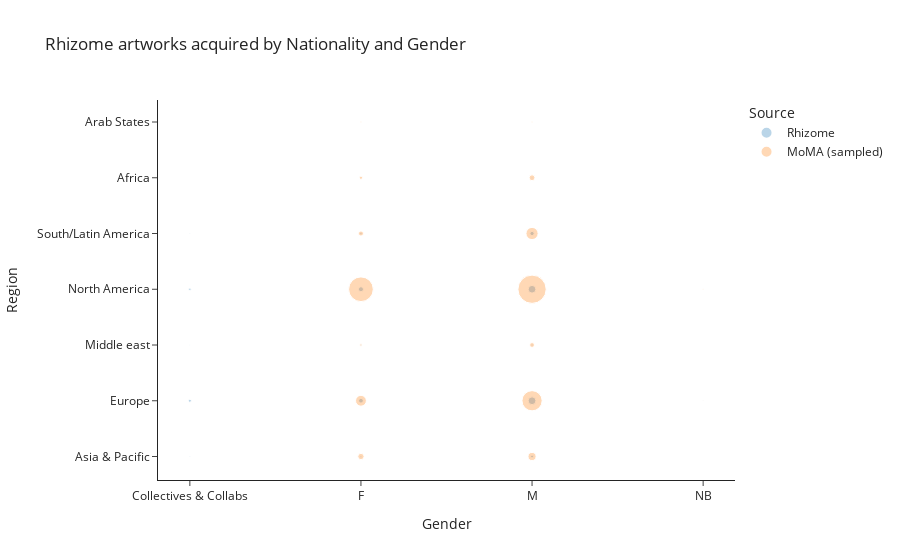

Notebook code for this chart:
### Code cell
fig43 = px.scatter(test,
                 y="Region", x="Gender", size="Counts", color="Source",
                 opacity = 0.3,
                 title="Rhizome artworks acquired by Nationality and Gender")
fig43.update_xaxes()
fig43.update_yaxes(matches=None)
fig43.update_layout()
fig43.show()

### Figure 1 — Plotly figure (JSON) as saved in the notebook; plotly's stock layout.template omitted (floating-point values rounded to 4 significant figures)
{"data": [{"hovertemplate": "Source=Rhizome<br>Gender=%{x}<br>Region=%{y}<br>Counts=%{marker.size}<extra></extra>", "legendgroup": "Rhizome", "marker": {"color": "#1F77B4", "opacity": 0.3, "size": [80, 680, 30, 450, 50, 210, 1610, 70, 1820, 310, 130, 560, 4340, 250, 4230, 1310, 20], "sizemode": "area", "sizeref": 142.8, "symbol": "circle"}, "mode": "markers", "name": "Rhizome", "orientation": "v", "showlegend": true, "type": "scatter", "x": ["Collectives & Collabs", "Collectives & Collabs", "Collectives & Collabs", "Collectives & Collabs", "Collectives & Collabs", "F", "F", "F", "F", "F", "M", "M", "M", "M", "M", "M", "NB"], "xaxis": "x", "y": ["Asia & Pacific", "Europe", "Middle east", "North America", "South/Latin America", "Asia & Pacific", "Europe", "Middle east", "North America", "South/Latin America", "Africa", "Asia & Pacific", "Europe", "Middle east", "North America", "South/Latin America", "Europe"], "yaxis": "y"}, {"hovertemplate": "Source=MoMA (sampled)<br>Gender=%{x}<br>Region=%{y}<br>Counts=%{marker.size}<extra></extra>", "legendgroup": "MoMA (sampled)", "marker": {"color": "#FF7F0E", "opacity": 0.3, "size": [770, 140, 2790, 8350, 400, 43470, 1820, 2460, 160, 4620, 29170, 1710, 57120, 10600, 10, 90], "sizemode": "area", "sizeref": 142.8, "symbol": "circle"}, "mode": "markers", "name": "MoMA (sampled)", "orientation": "v", "showlegend": true, "type": "scatter", "x": ["F", "F", "F", "F", "F", "F", "F", "M", "M", "M", "M", "M", "M", "M", "NB", "NB"], "xaxis": "x", "y": ["Africa", "Arab States", "Asia & Pacific", "Europe", "Middle east", "North America", "South/Latin America", "Africa", "Arab States", "Asia & Pacific", "Europe", "Middle east", "North America", "South/Latin America", "Europe", "North America"], "yaxis": "y"}], "layout": {"legend": {"itemsizing": "constant", "title": {"text": "Source"}, "tracegroupgap": 0}, "title": {"text": "Rhizome artworks acquired by Nationality and Gender"}, "xaxis": {"anchor": "y", "domain": [0, 1], "title": {"text": "Gender"}}, "yaxis": {"anchor": "x", "domain": [0, 1], "title": {"text": "Region"}}}}
